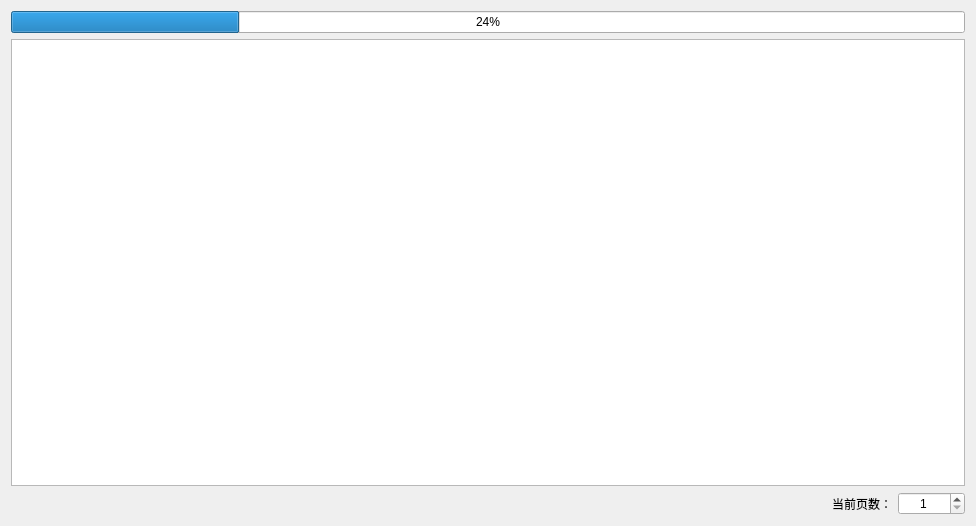
<?xml version="1.0" encoding="UTF-8"?>
<ui version="4.0">
 <class>dtuselfcheckpraseClass</class>
 <widget class="QWidget" name="dtuselfcheckpraseClass">
  <property name="geometry">
   <rect>
    <x>0</x>
    <y>0</y>
    <width>976</width>
    <height>526</height>
   </rect>
  </property>
  <property name="windowTitle">
   <string>事件解析</string>
  </property>
  <layout class="QGridLayout" name="gridLayout">
   <item row="0" column="0" colspan="3">
    <widget class="QProgressBar" name="progressBar">
     <property name="value">
      <number>24</number>
     </property>
    </widget>
   </item>
   <item row="1" column="0" colspan="3">
    <widget class="QTableWidget" name="tableWidget"/>
   </item>
   <item row="2" column="0">
    <spacer name="horizontalSpacer">
     <property name="orientation">
      <enum>Qt::Horizontal</enum>
     </property>
     <property name="sizeHint" stdset="0">
      <size>
       <width>776</width>
       <height>20</height>
      </size>
     </property>
    </spacer>
   </item>
   <item row="2" column="1">
    <widget class="QLabel" name="label">
     <property name="text">
      <string>当前页数：</string>
     </property>
    </widget>
   </item>
   <item row="2" column="2">
    <widget class="QSpinBox" name="spinBox">
     <property name="alignment">
      <set>Qt::AlignCenter</set>
     </property>
     <property name="minimum">
      <number>1</number>
     </property>
     <property name="maximum">
      <number>2000000</number>
     </property>
    </widget>
   </item>
  </layout>
 </widget>
 <layoutdefault spacing="6" margin="11"/>
 <resources/>
 <connections/>
</ui>
